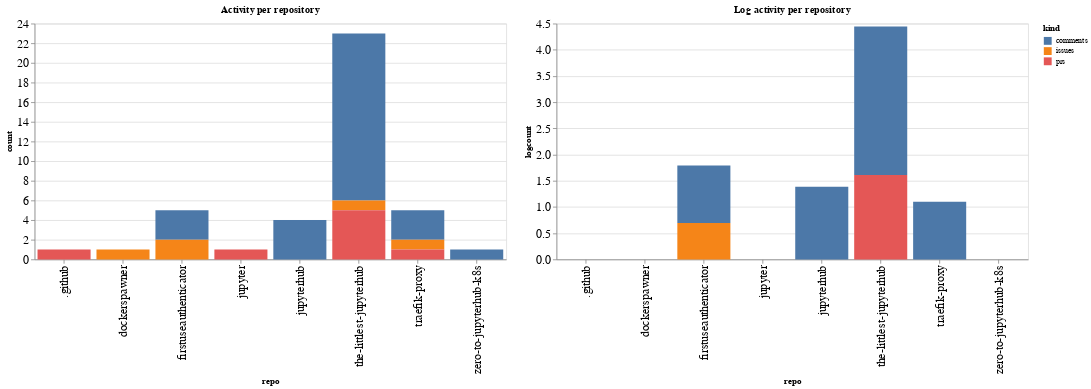

This figure's notebook cell:
### Code cell
ch1 = alt.Chart(repo_summaries, width=600, title="Activity per repository").mark_bar().encode(
    x='repo',
    y='count',
    color='kind',
    tooltip="kind"
)

ch2 = alt.Chart(repo_summaries, width=600, title="Log activity per repository").mark_bar().encode(
    x='repo',
    y='logcount',
    color='kind',
    tooltip="kind"
)

ch1 | ch2

### Figure 1 — Vega-Lite specification as saved in the notebook (floating-point values rounded to 4 significant figures)
{"config": {"axisLeft": {"labelFontSize": 15}, "axisBottom": {"labelFontSize": 15}}, "hconcat": [{"mark": "bar", "encoding": {"color": {"type": "nominal", "field": "kind"}, "tooltip": {"type": "nominal", "field": "kind"}, "x": {"type": "nominal", "field": "repo"}, "y": {"type": "quantitative", "field": "count"}}, "title": "Activity per repository", "width": 600}, {"mark": "bar", "encoding": {"color": {"type": "nominal", "field": "kind"}, "tooltip": {"type": "nominal", "field": "kind"}, "x": {"type": "nominal", "field": "repo"}, "y": {"type": "quantitative", "field": "logcount"}}, "title": "Log activity per repository", "width": 600}], "data": {"name": "data-3ca4b8dd38dafcc0153963121123ff89"}, "$schema": "https://vega.github.io/schema/vega-lite/v4.8.1.json", "datasets": {"data-3ca4b8dd38dafcc0153963121123ff89": [{"repo": ".github", "kind": "prs", "count": 1, "logcount": 0.0}, {"repo": "dockerspawner", "kind": "issues", "count": 1, "logcount": 0.0}, {"repo": "firstuseauthenticator", "kind": "comments", "count": 3, "logcount": 1.099}, {"repo": "firstuseauthenticator", "kind": "issues", "count": 2, "logcount": 0.6931}, {"repo": "jupyter", "kind": "prs", "count": 1, "logcount": 0.0}, {"repo": "jupyterhub", "kind": "comments", "count": 4, "logcount": 1.386}, {"repo": "the-littlest-jupyterhub", "kind": "comments", "count": 17, "logcount": 2.833}, {"repo": "the-littlest-jupyterhub", "kind": "issues", "count": 1, "logcount": 0.0}, {"repo": "the-littlest-jupyterhub", "kind": "prs", "count": 5, "logcount": 1.609}, {"repo": "traefik-proxy", "kind": "comments", "count": 3, "logcount": 1.099}, {"repo": "traefik-proxy", "kind": "issues", "count": 1, "logcount": 0.0}, {"repo": "traefik-proxy", "kind": "prs", "count": 1, "logcount": 0.0}, {"repo": "zero-to-jupyterhub-k8s", "kind": "comments", "count": 1, "logcount": 0.0}]}}
